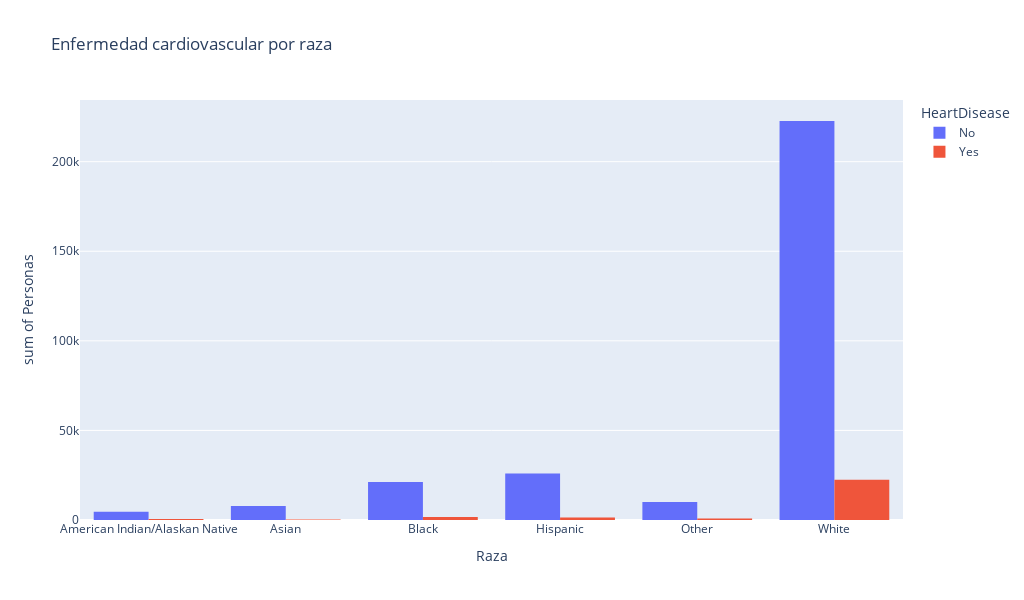

Notebook source saved alongside this figure:
### Code cell
# Experimento con plotly.express https://plotly.com/python/bar-charts/
import plotly.express as px
race_vs_hd = df.groupby(['Race', 'HeartDisease']).size().reset_index(name='Casos')
fig = px.histogram(race_vs_hd, 
                   x = 'Race', 
                   y = 'Casos', 
                   color = 'HeartDisease', 
                   barmode = 'group', 
                   height = 600, 
                   width = 1024,
                   labels = {
                       'Race': 'Raza',
                       'Casos': 'Personas'
                   },
                   title = 'Enfermedad cardiovascular por raza')
fig.show()

### Figure 1 — Plotly figure (JSON) as saved in the notebook; plotly's stock layout.template omitted (floating-point values rounded to 4 significant figures)
{"data": [{"alignmentgroup": "True", "bingroup": "x", "histfunc": "sum", "hovertemplate": "HeartDisease=No<br>Raza=%{x}<br>sum of Personas=%{y}<extra></extra>", "legendgroup": "No", "marker": {"color": "#636efa", "pattern": {"shape": ""}}, "name": "No", "offsetgroup": "No", "orientation": "v", "showlegend": true, "type": "histogram", "x": ["American Indian/Alaskan Native", "Asian", "Black", "Hispanic", "Other", "White"], "xaxis": "x", "y": [4660, 7802, 21210, 26003, 10042, 222705], "yaxis": "y"}, {"alignmentgroup": "True", "bingroup": "x", "histfunc": "sum", "hovertemplate": "HeartDisease=Yes<br>Raza=%{x}<br>sum of Personas=%{y}<extra></extra>", "legendgroup": "Yes", "marker": {"color": "#EF553B", "pattern": {"shape": ""}}, "name": "Yes", "offsetgroup": "Yes", "orientation": "v", "showlegend": true, "type": "histogram", "x": ["American Indian/Alaskan Native", "Asian", "Black", "Hispanic", "Other", "White"], "xaxis": "x", "y": [542, 266, 1729, 1443, 886, 22507], "yaxis": "y"}], "layout": {"barmode": "group", "height": 600, "legend": {"title": {"text": "HeartDisease"}, "tracegroupgap": 0}, "title": {"text": "Enfermedad cardiovascular por raza"}, "width": 1024, "xaxis": {"anchor": "y", "domain": [0, 1], "title": {"text": "Raza"}}, "yaxis": {"anchor": "x", "domain": [0, 1], "title": {"text": "sum of Personas"}}}}
